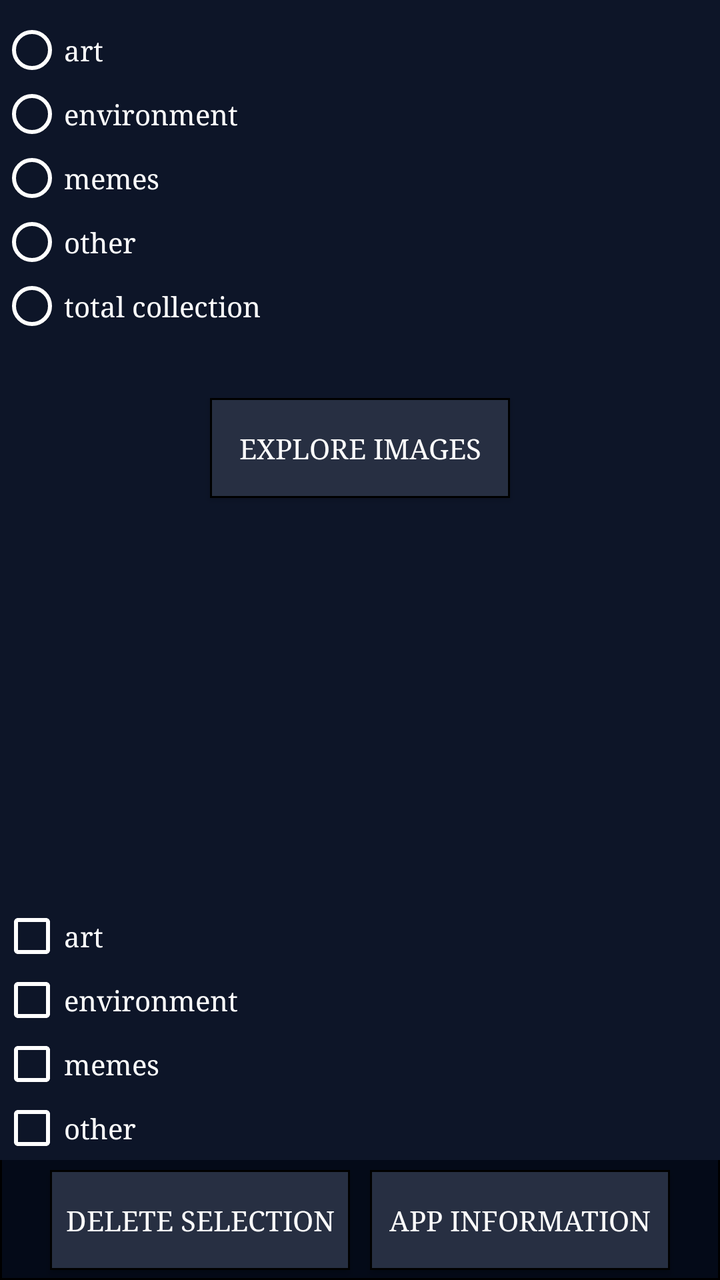
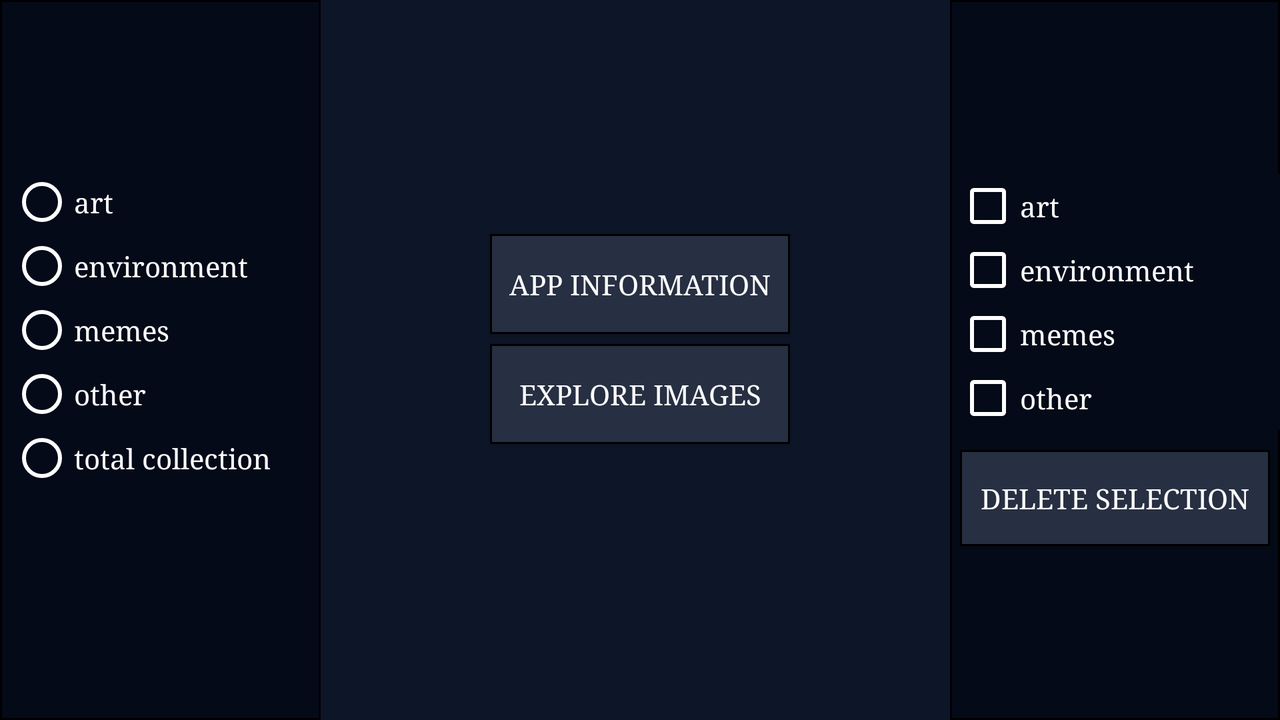

Two renders of one Android screen. The first uses the default layout on a phone; the second uses the alternative layout the repository ships for a different screen configuration, on a matching device. The two XML files are below.
<!-- AndroidManifest.xml: application theme AppTheme -->
<!-- res/layout/activity_main.xml -->
<?xml version="1.0" encoding="utf-8"?>
<RelativeLayout xmlns:android="http://schemas.android.com/apk/res/android"
    xmlns:tools="http://schemas.android.com/tools"
    android:layout_width="match_parent"
    android:layout_height="match_parent"
    style="@style/Styling"
    tools:context="ca.algomau.imagesaver.MainActivity">

    <LinearLayout
        android:layout_width="match_parent"
        android:layout_height="wrap_content"
        android:orientation="vertical"
        android:id="@+id/linearLayout2"
        android:layout_alignParentLeft="true"
        android:layout_alignParentStart="true"
        android:layout_marginTop="9dp">

        <RadioGroup
            android:layout_width="wrap_content"
            android:layout_height="wrap_content">
            <android.support.v7.widget.AppCompatRadioButton
                android:layout_width="wrap_content"
                android:layout_height="wrap_content"
                android:id="@+id/r1"
                android:text="art"
                style="@style/Styling"
                android:onClick="updateNumbers"/>

            <android.support.v7.widget.AppCompatRadioButton
                android:layout_width="wrap_content"
                android:layout_height="wrap_content"
                android:id="@+id/r2"
                android:text="environment"
                style="@style/Styling"
                android:onClick="updateNumbers"/>

            <android.support.v7.widget.AppCompatRadioButton
                android:layout_width="wrap_content"
                android:layout_height="wrap_content"
                android:id="@+id/r3"
                android:text="memes"
                style="@style/Styling"
                android:onClick="updateNumbers"/>

            <android.support.v7.widget.AppCompatRadioButton
                android:layout_width="wrap_content"
                android:layout_height="wrap_content"
                android:id="@+id/r4"
                android:text="other"
                style="@style/Styling"
                android:onClick="updateNumbers"/>

            <android.support.v7.widget.AppCompatRadioButton
                android:layout_width="wrap_content"
                android:layout_height="wrap_content"
                android:id="@+id/r5"
                android:text="total collection"
                style="@style/Styling"
                android:onClick="updateNumbers"/>
        </RadioGroup>
    </LinearLayout>

    <LinearLayout
        android:layout_width="match_parent"
        android:layout_height="wrap_content"
        android:layout_alignParentBottom="true"
        android:orientation="vertical"
        android:id="@+id/linearLayout"
        android:background="@drawable/border">

        <android.support.v7.widget.AppCompatCheckBox
            android:id="@+id/cb1"
            android:layout_width="match_parent"
            android:layout_height="wrap_content"
            style="@style/Styling"
            android:text="art" />

        <android.support.v7.widget.AppCompatCheckBox
            android:id="@+id/cb2"
            android:layout_width="match_parent"
            android:layout_height="wrap_content"
            style="@style/Styling"
            android:text="environment" />

        <android.support.v7.widget.AppCompatCheckBox
            android:id="@+id/cb3"
            android:layout_width="match_parent"
            android:layout_height="wrap_content"
            style="@style/Styling"
            android:text="memes" />

        <android.support.v7.widget.AppCompatCheckBox
            android:id="@+id/cb4"
            android:layout_width="match_parent"
            android:layout_height="wrap_content"
            style="@style/Styling"
            android:text="other" />

        <LinearLayout
            android:layout_width="match_parent"
            android:layout_height="wrap_content"
            android:orientation="horizontal"
            android:gravity="center">
            <Button
                android:id="@+id/clrAll"
                android:layout_width="150dp"
                android:layout_height="50dp"
                android:layout_margin="5dp"
                android:onClick="clearPictures"
                android:text="Delete Selection"
                style="@style/ButtonStyle"/>
            <Button
                android:id="@+id/btnInfo"
                android:layout_width="150dp"
                android:layout_height="50dp"
                android:layout_margin="5dp"
                android:onClick="information"
                android:text="App Information"
                style="@style/ButtonStyle"/>
        </LinearLayout>
    </LinearLayout>

    <LinearLayout
        android:layout_width="match_parent"
        android:layout_height="wrap_content"
        android:orientation="vertical"
        android:gravity="center"
        android:layout_marginTop="30dp"
        android:layout_below="@+id/linearLayout2"
        android:layout_alignParentLeft="true"
        android:layout_alignParentStart="true">

        <Button
            android:id="@+id/btnEnter"
            style="@style/ButtonStyle"
            android:layout_width="150dp"
            android:layout_height="50dp"
            android:layout_above="@+id/linearLayout"
            android:layout_centerHorizontal="true"
            android:onClick="enter"
            android:text="explore images" />

        <TextView
            android:id="@+id/tvStats"
            android:layout_width="match_parent"
            android:layout_height="wrap_content"
            android:layout_marginTop="5dp"
            android:textAlignment="center"
            android:textSize="16sp"
            style="@style/Styling"/>
    </LinearLayout>
</RelativeLayout>
<!-- resources referenced by this layout -->
<resources>
  <!-- drawable border (drawable) -->
  <?xml version="1.0" encoding="utf-8"?>
  <layer-list xmlns:android="http://schemas.android.com/apk/res/android">
      <item>
          <shape android:shape="rectangle">
              <solid android:color="#000000" />
          </shape>
      </item>
      <item android:left="1dp" android:right="1dp"  android:top="1dp" android:bottom="1dp">
          <shape android:shape="rectangle">
              <solid android:color="@color/DarkerBlue" />
          </shape>
      </item>
  </layer-list>
  <style name="ButtonStyle">
          <item name="android:background">@drawable/buttonstyle</item>
          <item name="android:textColor">#FDFDFD</item>
          <item name="android:typeface">serif</item>
      </style>
  <style name="Styling">
          <item name="android:background">@color/LighterBlue</item>
          <item name="android:textColor">#FDFDFD</item>
          <item name="android:typeface">serif</item>
          <item name="android:buttonTint">#FFFFFF</item>
      </style>
  <style name="AppTheme" parent="Theme.AppCompat.Light.DarkActionBar">
          
          <item name="colorPrimary">@color/DarkerBlue</item>
          <item name="colorPrimaryDark">@color/DarkerBlue</item>
          <item name="colorAccent">@color/DarkerBlue</item>
          <item name="android:textColorHighlight">#2745f9</item>
      </style>
  <color name="DarkerBlue">#040A18</color>
  <!-- drawable buttonstyle (drawable) -->
  <?xml version="1.0" encoding="utf-8"?>
  <shape xmlns:android="http://schemas.android.com/apk/res/android" android:shape="rectangle" >
      <corners
          android:radius="0dp"
          />
      <solid
          android:color="#272f42"
          />
      <padding
          android:left="0dp"
          android:top="0dp"
          android:right="0dp"
          android:bottom="0dp"
          />
      <stroke
          android:width="1dp"
          android:color="#000000"
          />
  </shape>
  <color name="LighterBlue">#0D1528</color>
</resources>
<!-- res/layout-land/activity_main.xml (the author's variant of the layout above) -->
<!-- drawn on the phone turned sideways -->
<?xml version="1.0" encoding="utf-8"?>
<RelativeLayout xmlns:android="http://schemas.android.com/apk/res/android"
    xmlns:tools="http://schemas.android.com/tools"
    android:layout_width="match_parent"
    android:layout_height="match_parent"
    style="@style/Styling"
    tools:context="ca.algomau.imagesaver.MainActivity">

    <LinearLayout
        android:layout_width="wrap_content"
        android:layout_height="match_parent"
        android:orientation="vertical"
        android:id="@+id/linearLayout2"
        android:layout_alignParentLeft="true"
        android:layout_alignParentStart="true"
        android:gravity="center"
        android:weightSum="1"
        android:background="@drawable/border">

        <RadioGroup
            android:layout_width="wrap_content"
            android:layout_height="wrap_content"
            android:layout_marginRight="20dp"
            android:layout_marginLeft="10dp"
            android:layout_weight="0.15">

            <RadioButton
                android:id="@+id/r1"
                android:layout_width="wrap_content"
                android:layout_height="wrap_content"
                android:onClick="updateNumbers"
                android:text="art"
                android:background="@color/DarkerBlue"
                style="@style/Styling"/>

            <RadioButton
                android:id="@+id/r2"
                android:layout_width="wrap_content"
                android:layout_height="wrap_content"
                android:onClick="updateNumbers"
                android:text="environment"
                android:background="@color/DarkerBlue"
                style="@style/Styling"/>

            <RadioButton
                android:id="@+id/r3"
                android:layout_width="wrap_content"
                android:layout_height="wrap_content"
                android:onClick="updateNumbers"
                android:text="memes"
                android:background="@color/DarkerBlue"
                style="@style/Styling"/>

            <RadioButton
                android:id="@+id/r4"
                android:layout_width="wrap_content"
                android:layout_height="wrap_content"
                android:onClick="updateNumbers"
                android:text="other"
                android:background="@color/DarkerBlue"
                style="@style/Styling"/>

            <RadioButton
                android:id="@+id/r5"
                android:layout_width="wrap_content"
                android:layout_height="wrap_content"
                android:onClick="updateNumbers"
                android:text="total collection"
                android:background="@color/DarkerBlue"
                style="@style/Styling"/>
        </RadioGroup>
    </LinearLayout>

    <LinearLayout
        android:layout_width="wrap_content"
        android:layout_height="match_parent"
        android:orientation="vertical"
        android:id="@+id/linearLayout"
        android:gravity="center"
        android:layout_alignParentRight="true"
        android:layout_alignParentEnd="true"
        android:background="@drawable/border"
        android:layout_alignParentTop="true">

        <CheckBox
            android:id="@+id/cb1"
            android:layout_width="match_parent"
            android:layout_height="wrap_content"
            android:text="art"
            android:layout_marginLeft="2dp"
            android:background="@color/DarkerBlue"
            style="@style/Styling"/>

        <CheckBox
            android:id="@+id/cb2"
            android:layout_width="match_parent"
            android:layout_height="wrap_content"
            android:text="environment"
            android:layout_marginLeft="2dp"
            android:background="@color/DarkerBlue"
            style="@style/Styling"/>

        <CheckBox
            android:id="@+id/cb3"
            android:layout_width="match_parent"
            android:layout_height="wrap_content"
            android:text="memes"
            android:layout_marginLeft="2dp"
            android:background="@color/DarkerBlue"
            style="@style/Styling"/>

        <CheckBox
            android:id="@+id/cb4"
            android:layout_width="match_parent"
            android:layout_height="wrap_content"
            android:text="other"
            android:layout_marginLeft="2dp"
            android:background="@color/DarkerBlue"
            style="@style/Styling"/>

        <Button
            android:id="@+id/clrAll"
            android:layout_width="155dp"
            android:layout_height="wrap_content"
            android:layout_marginTop="10dp"
            android:layout_marginRight="5dp"
            android:onClick="clearPictures"
            android:text="Delete Selection"
            android:layout_marginLeft="5dp"
            style="@style/ButtonStyle"/>
    </LinearLayout>

    <LinearLayout
        android:layout_width="wrap_content"
        android:layout_height="match_parent"
        android:orientation="vertical"
        android:gravity="center"
        android:layout_centerVertical="true"
        android:layout_centerHorizontal="true">
        <Button
            android:id="@+id/btnInfo"
            android:layout_width="150dp"
            android:layout_height="50dp"
            android:layout_margin="5dp"
            android:onClick="information"
            android:text="App Information"
            style="@style/ButtonStyle"/>
        <Button
            android:id="@+id/btnEnter"
            android:layout_width="150dp"
            android:layout_height="50dp"
            android:layout_above="@+id/linearLayout"
            android:layout_centerHorizontal="true"
            android:onClick="enter"
            android:text="explore images"
            style="@style/ButtonStyle"/>

        <TextView
            android:id="@+id/tvStats"
            android:layout_width="match_parent"
            android:layout_height="wrap_content"
            android:layout_marginTop="5dp"
            android:textAlignment="center"
            android:textSize="16sp"
            style="@style/Styling"/>
    </LinearLayout>

</RelativeLayout>
<!-- resources referenced by the variant -->
<!-- as the phone turned sideways resolves them -->
<resources>
  <color name="DarkerBlue">#040A18</color>
  <!-- drawable border (drawable) -->
  <?xml version="1.0" encoding="utf-8"?>
  <layer-list xmlns:android="http://schemas.android.com/apk/res/android">
      <item>
          <shape android:shape="rectangle">
              <solid android:color="#000000" />
          </shape>
      </item>
      <item android:left="1dp" android:right="1dp"  android:top="1dp" android:bottom="1dp">
          <shape android:shape="rectangle">
              <solid android:color="@color/DarkerBlue" />
          </shape>
      </item>
  </layer-list>
  <style name="ButtonStyle">
          <item name="android:background">@drawable/buttonstyle</item>
          <item name="android:textColor">#FDFDFD</item>
          <item name="android:typeface">serif</item>
      </style>
  <style name="Styling">
          <item name="android:background">@color/LighterBlue</item>
          <item name="android:textColor">#FDFDFD</item>
          <item name="android:typeface">serif</item>
          <item name="android:buttonTint">#FFFFFF</item>
      </style>
  <style name="AppTheme" parent="Theme.AppCompat.Light.DarkActionBar">
          
          <item name="colorPrimary">@color/DarkerBlue</item>
          <item name="colorPrimaryDark">@color/DarkerBlue</item>
          <item name="colorAccent">@color/DarkerBlue</item>
          <item name="android:textColorHighlight">#2745f9</item>
      </style>
  <!-- drawable buttonstyle (drawable) -->
  <?xml version="1.0" encoding="utf-8"?>
  <shape xmlns:android="http://schemas.android.com/apk/res/android" android:shape="rectangle" >
      <corners
          android:radius="0dp"
          />
      <solid
          android:color="#272f42"
          />
      <padding
          android:left="0dp"
          android:top="0dp"
          android:right="0dp"
          android:bottom="0dp"
          />
      <stroke
          android:width="1dp"
          android:color="#000000"
          />
  </shape>
  <color name="LighterBlue">#0D1528</color>
</resources>
